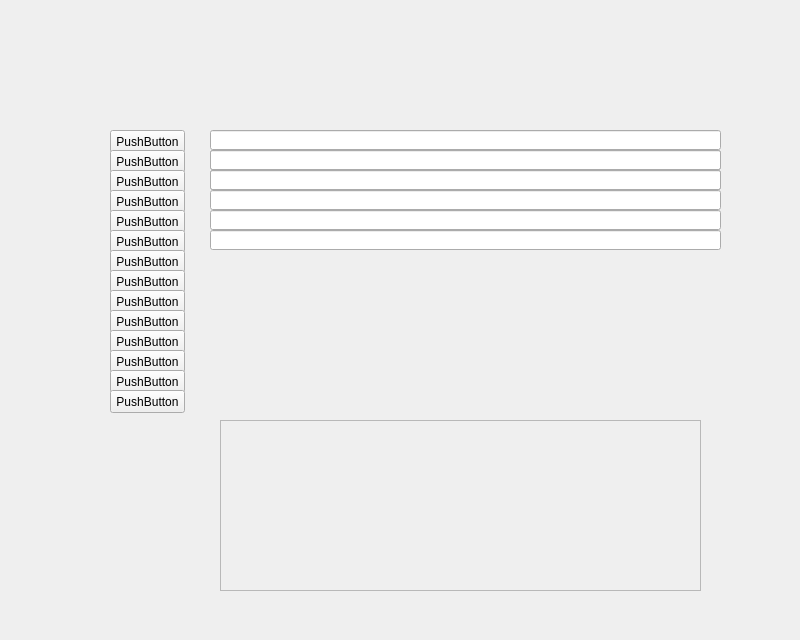
<?xml version="1.0" encoding="UTF-8"?>
<ui version="4.0">
 <class>Form</class>
 <widget class="QWidget" name="Form">
  <property name="geometry">
   <rect>
    <x>0</x>
    <y>0</y>
    <width>800</width>
    <height>640</height>
   </rect>
  </property>
  <property name="windowTitle">
   <string>Form</string>
  </property>
  <widget class="QPushButton" name="pushButton">
   <property name="geometry">
    <rect>
     <x>110</x>
     <y>130</y>
     <width>75</width>
     <height>23</height>
    </rect>
   </property>
   <property name="text">
    <string>PushButton</string>
   </property>
  </widget>
  <widget class="QWidget" name="verticalLayoutWidget">
   <property name="geometry">
    <rect>
     <x>159</x>
     <y>10</y>
     <width>571</width>
     <height>80</height>
    </rect>
   </property>
   <layout class="QVBoxLayout" name="verticalLayout"/>
  </widget>
  <widget class="QLineEdit" name="lineEdit">
   <property name="geometry">
    <rect>
     <x>210</x>
     <y>130</y>
     <width>511</width>
     <height>20</height>
    </rect>
   </property>
  </widget>
  <widget class="QLineEdit" name="lineEdit_2">
   <property name="geometry">
    <rect>
     <x>210</x>
     <y>150</y>
     <width>511</width>
     <height>20</height>
    </rect>
   </property>
  </widget>
  <widget class="QLineEdit" name="lineEdit_3">
   <property name="geometry">
    <rect>
     <x>210</x>
     <y>170</y>
     <width>511</width>
     <height>20</height>
    </rect>
   </property>
  </widget>
  <widget class="QLineEdit" name="lineEdit_4">
   <property name="geometry">
    <rect>
     <x>210</x>
     <y>190</y>
     <width>511</width>
     <height>20</height>
    </rect>
   </property>
  </widget>
  <widget class="QLineEdit" name="lineEdit_5">
   <property name="geometry">
    <rect>
     <x>210</x>
     <y>230</y>
     <width>511</width>
     <height>20</height>
    </rect>
   </property>
  </widget>
  <widget class="QLineEdit" name="lineEdit_6">
   <property name="geometry">
    <rect>
     <x>210</x>
     <y>210</y>
     <width>511</width>
     <height>20</height>
    </rect>
   </property>
  </widget>
  <widget class="QPushButton" name="pushButton_2">
   <property name="geometry">
    <rect>
     <x>110</x>
     <y>150</y>
     <width>75</width>
     <height>23</height>
    </rect>
   </property>
   <property name="text">
    <string>PushButton</string>
   </property>
  </widget>
  <widget class="QPushButton" name="pushButton_3">
   <property name="geometry">
    <rect>
     <x>110</x>
     <y>170</y>
     <width>75</width>
     <height>23</height>
    </rect>
   </property>
   <property name="text">
    <string>PushButton</string>
   </property>
  </widget>
  <widget class="QPushButton" name="pushButton_4">
   <property name="geometry">
    <rect>
     <x>110</x>
     <y>190</y>
     <width>75</width>
     <height>23</height>
    </rect>
   </property>
   <property name="text">
    <string>PushButton</string>
   </property>
  </widget>
  <widget class="QPushButton" name="pushButton_5">
   <property name="geometry">
    <rect>
     <x>110</x>
     <y>210</y>
     <width>75</width>
     <height>23</height>
    </rect>
   </property>
   <property name="text">
    <string>PushButton</string>
   </property>
  </widget>
  <widget class="QPushButton" name="pushButton_6">
   <property name="geometry">
    <rect>
     <x>110</x>
     <y>230</y>
     <width>75</width>
     <height>23</height>
    </rect>
   </property>
   <property name="text">
    <string>PushButton</string>
   </property>
  </widget>
  <widget class="QPushButton" name="pushButton_7">
   <property name="geometry">
    <rect>
     <x>110</x>
     <y>250</y>
     <width>75</width>
     <height>23</height>
    </rect>
   </property>
   <property name="text">
    <string>PushButton</string>
   </property>
  </widget>
  <widget class="QPushButton" name="pushButton_8">
   <property name="geometry">
    <rect>
     <x>110</x>
     <y>270</y>
     <width>75</width>
     <height>23</height>
    </rect>
   </property>
   <property name="text">
    <string>PushButton</string>
   </property>
  </widget>
  <widget class="QPushButton" name="pushButton_9">
   <property name="geometry">
    <rect>
     <x>110</x>
     <y>290</y>
     <width>75</width>
     <height>23</height>
    </rect>
   </property>
   <property name="text">
    <string>PushButton</string>
   </property>
  </widget>
  <widget class="QPushButton" name="pushButton_10">
   <property name="geometry">
    <rect>
     <x>110</x>
     <y>310</y>
     <width>75</width>
     <height>23</height>
    </rect>
   </property>
   <property name="text">
    <string>PushButton</string>
   </property>
  </widget>
  <widget class="QPushButton" name="pushButton_11">
   <property name="geometry">
    <rect>
     <x>110</x>
     <y>330</y>
     <width>75</width>
     <height>23</height>
    </rect>
   </property>
   <property name="text">
    <string>PushButton</string>
   </property>
  </widget>
  <widget class="QPushButton" name="pushButton_12">
   <property name="geometry">
    <rect>
     <x>110</x>
     <y>350</y>
     <width>75</width>
     <height>23</height>
    </rect>
   </property>
   <property name="text">
    <string>PushButton</string>
   </property>
  </widget>
  <widget class="QPushButton" name="pushButton_13">
   <property name="geometry">
    <rect>
     <x>110</x>
     <y>370</y>
     <width>75</width>
     <height>23</height>
    </rect>
   </property>
   <property name="text">
    <string>PushButton</string>
   </property>
  </widget>
  <widget class="QPushButton" name="pushButton_14">
   <property name="geometry">
    <rect>
     <x>110</x>
     <y>390</y>
     <width>75</width>
     <height>23</height>
    </rect>
   </property>
   <property name="text">
    <string>PushButton</string>
   </property>
  </widget>
  <widget class="QLineEdit" name="lineEdit_7">
   <property name="geometry">
    <rect>
     <x>210</x>
     <y>170</y>
     <width>511</width>
     <height>20</height>
    </rect>
   </property>
  </widget>
  <widget class="QLineEdit" name="lineEdit_8">
   <property name="geometry">
    <rect>
     <x>210</x>
     <y>150</y>
     <width>511</width>
     <height>20</height>
    </rect>
   </property>
  </widget>
  <widget class="QFrame" name="frame">
   <property name="geometry">
    <rect>
     <x>220</x>
     <y>420</y>
     <width>481</width>
     <height>171</height>
    </rect>
   </property>
   <property name="frameShape">
    <enum>QFrame::StyledPanel</enum>
   </property>
   <property name="frameShadow">
    <enum>QFrame::Raised</enum>
   </property>
  </widget>
 </widget>
 <resources/>
 <connections/>
</ui>
